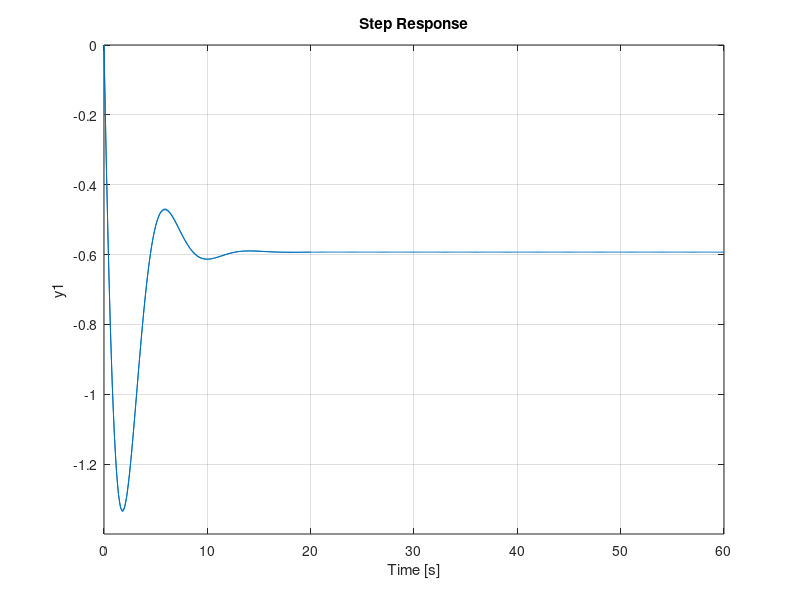

MATLAB code for this plot:
clear
clc

k1 = -0.5929;
k2 = -1.6305;
T=8.2;
wd = 2*pi/T;
load('response.mat');
qt = output_pitch_rate_q(2);
qtT = output_pitch_rate_q(2+82);
AItem = (log((k1-qt)/(k1-qtT))).^2./(4.*pi.^2);
dampRatio = sqrt(AItem./(1+AItem));
wn = wd/(sqrt(1-dampRatio^2));

plot(time, output_pitch_rate_q);

SteadyStateError = 0.188;

n1 = k2
n2 = k1.*wn.^2
d1 = 1
d2 = 2.*dampRatio*wn
d3 = wn.^2
hold on
s=tf('s');
sys = (n1*s + n2)/(d1*s^2+d2*s+d3);
step(sys);
axis([0 60 -1.4 0]);
hold off